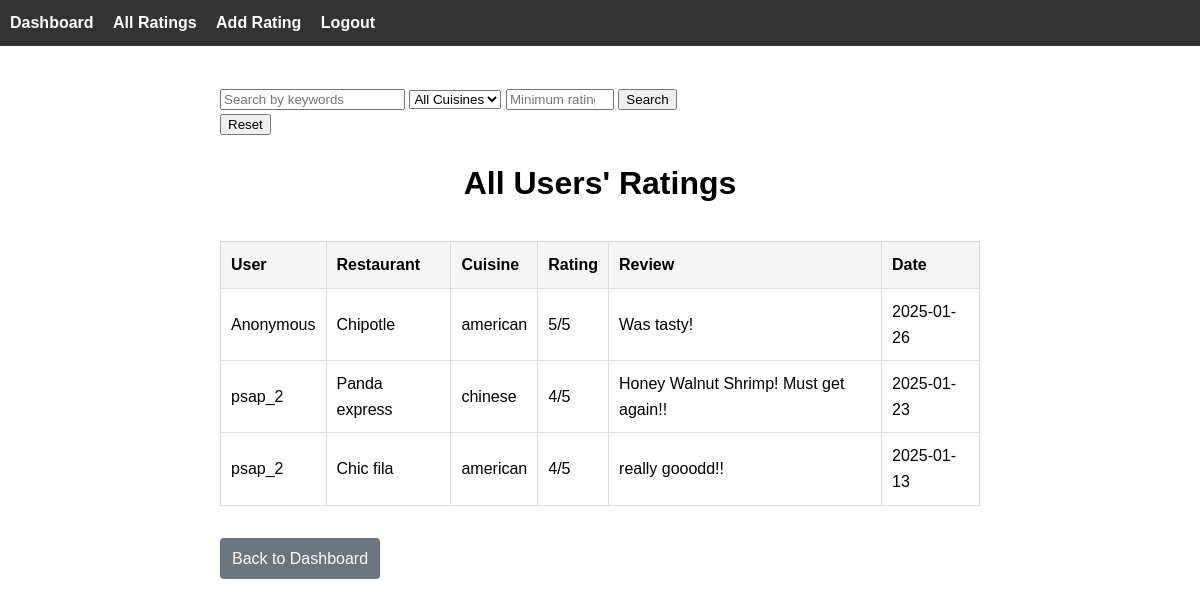
Before: /public_ratings with the older database file.
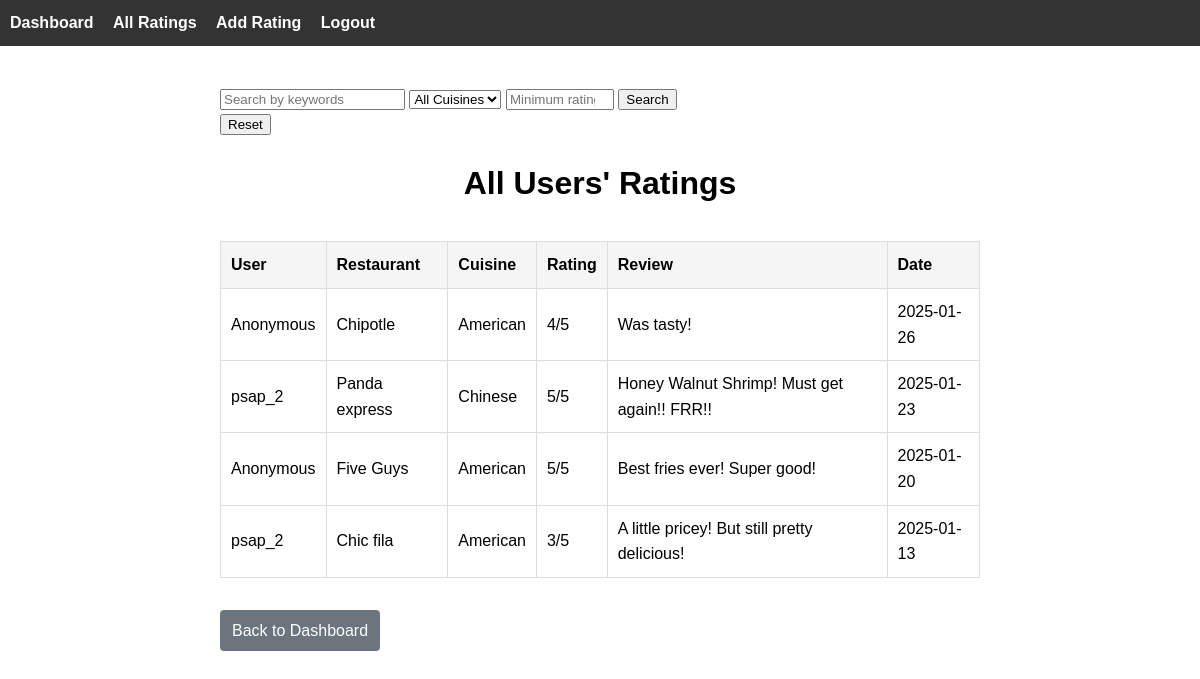
After: the same page with the newer database file.
### models.py (models this page shows)
class RestaurantRating(db.Model):
    id = db.Column(db.Integer, primary_key=True)
    user_id = db.Column(db.Integer, db.ForeignKey('user.id'), nullable=False)  # foreign key to the user model
    restaurant_name = db.Column(db.String(100), nullable=False)
    rating = db.Column(db.Integer, nullable=False)
    cuisine_type = db.Column(db.String(50), nullable=False)
    meal_date = db.Column(db.Date, default=date.today)
    review = db.Column(db.Text, nullable=True)
    calories = db.Column(db.Integer, nullable=True)
    is_anonymous = db.Column(db.Boolean, default=False) #adding anomylity
    user = db.relationship('User', backref='ratings', lazy=True)  # relationship to the User model

class User(db.Model, UserMixin):
    id = db.Column(db.Integer, primary_key=True)
    username = db.Column(db.String(20), nullable=False, unique=True)
    password = db.Column(db.String(80), nullable=False)

### app.py (the view)
@app.route('/public_ratings', methods=['GET'])
def all_ratings():
    search_query = request.args.get('search', '')
    cuisine_type = request.args.get('cuisine_type', '')
    min_rating = request.args.get('min_rating', '')
    query = RestaurantRating.query
    if search_query:
        query = query.filter(
            RestaurantRating.restaurant_name.ilike(f'%{search_query}%') |
            RestaurantRating.cuisine_type.ilike(f'%{search_query}%') |
            RestaurantRating.review.ilike(f'%{search_query}%')
        )
    if cuisine_type:
        query = query.filter(RestaurantRating.cuisine_type.ilike(cuisine_type))
    if min_rating:
        query = query.filter(RestaurantRating.rating >= int(min_rating))
    all_ratings = query.order_by(RestaurantRating.meal_date.desc()).all()
    return render_template('public_ratings.html', ratings=all_ratings)

### templates/public_ratings.html (shortened to what this page needs)
{% extends "base.html" %}
{% block content %}
<div class="content">
  <div>
    <form method="GET" action="{{ url_for('all_ratings') }}">
      <input type="text" name="search" placeholder="Search by keywords" value="{{ request.args.get('search', '') }}">
      <select name="cuisine_type">
          <option value="">All Cuisines</option>
      </select>
      <input type="number" name="min_rating" placeholder="Minimum rating" min="1" max="5" value="{{ request.args.get('min_rating', '') }}" style="width: 100px;">
      <button type="submit">Search</button>
   </form>
    <form method="GET" action="{{ url_for('all_ratings') }}" style="display: inline;">
      <button type="submit">Reset</button>
    </form>
  </div>
  <h1>All Users' Ratings</h1>
  <table>
    <thead>
      <tr>
        <th>User</th>
        <th>Restaurant</th>
        <th>Cuisine</th>
        <th>Rating</th>
        <th>Review</th>
        <th>Date</th>
      </tr>
    </thead>
    <tbody>
      {% for rating in ratings %}
      <tr>
        <td>{{ 'Anonymous' if rating.is_anonymous else rating.user.username }}</td>
        <td>{{ rating.restaurant_name }}</td>
        <td>{{ rating.cuisine_type }}</td>
        <td>{{ rating.rating }}/5</td>
        <td>{{ rating.review if rating.review else "No review" }}</td>
        <td>
          {% if rating.meal_date %}
            {{ rating.meal_date.strftime("%Y-%m-%d") }}
          {% else %}
            N/A
          {% endif %}
        </td>
      </tr>
      {% endfor %}
    </tbody>
  </table>
  <a class="btn-back" href="{{ url_for('dashboard') }}">Back to Dashboard</a>
</div>
{% endblock %}

Changed rows visible on the page:
changed RestaurantRating "Chipotle": cuisine_type "american" → "American"; rating "5" → "4"
changed RestaurantRating "Panda express": cuisine_type "chinese" → "Chinese"; rating "4" → "5"; review "Honey Walnut Shrimp! Must get again!!" → "Honey Walnut Shrimp! Must get again!! FRR!!"
added RestaurantRating: is_anonymous "Anonymous", restaurant_name "Five Guys", cuisine_type "American", rating "5", review "Best fries ever! Super good!", meal_date "2025-01-20"
changed RestaurantRating "Chic fila": cuisine_type "american" → "American"; rating "4" → "3"; review "really gooodd!!" → "A little pricey! But still pretty delicious!"
